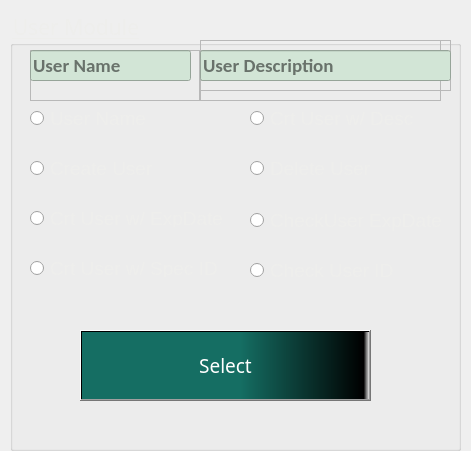
  <widget class="QFrame" name="m5_frame">
   <property name="geometry">
    <rect>
     <x>220</x>
     <y>90</y>
     <width>471</width>
     <height>451</height>
    </rect>
   </property>
   <property name="frameShape">
    <enum>QFrame::NoFrame</enum>
   </property>
   <property name="frameShadow">
    <enum>QFrame::Raised</enum>
   </property>
   <property name="lineWidth">
    <number>1</number>
   </property>
   <widget class="QGroupBox" name="groupBox_8">
    <property name="geometry">
     <rect>
      <x>10</x>
      <y>10</y>
      <width>451</width>
      <height>441</height>
     </rect>
    </property>
    <property name="font">
     <font>
      <family>Arial Rounded MT Bold</family>
      <pointsize>16</pointsize>
      <underline>true</underline>
     </font>
    </property>
    <property name="styleSheet">
     <string notr="true">color: rgb(238, 238, 236);</string>
    </property>
    <property name="title">
     <string>User Module</string>
    </property>
    <widget class="QRadioButton" name="feat1_m5_rb">
     <property name="geometry">
      <rect>
       <x>20</x>
       <y>100</y>
       <width>201</width>
       <height>17</height>
      </rect>
     </property>
     <property name="font">
      <font>
       <pointsize>14</pointsize>
      </font>
     </property>
     <property name="styleSheet">
      <string notr="true">color: rgb(238, 238, 236);</string>
     </property>
     <property name="text">
      <string>User Name</string>
     </property>
    </widget>
    <widget class="QRadioButton" name="feat5_m5_rb">
     <property name="geometry">
      <rect>
       <x>240</x>
       <y>100</y>
       <width>201</width>
       <height>17</height>
      </rect>
     </property>
     <property name="font">
      <font>
       <pointsize>14</pointsize>
      </font>
     </property>
     <property name="styleSheet">
      <string notr="true">color: rgb(238, 238, 236);</string>
     </property>
     <property name="text">
      <string>Crt User w/ Desc</string>
     </property>
     <property name="checkable">
      <bool>true</bool>
     </property>
     <property name="checked">
      <bool>false</bool>
     </property>
     <property name="autoRepeat">
      <bool>false</bool>
     </property>
    </widget>
    <widget class="QRadioButton" name="feat2_m5_rb">
     <property name="geometry">
      <rect>
       <x>20</x>
       <y>150</y>
       <width>201</width>
       <height>17</height>
      </rect>
     </property>
     <property name="font">
      <font>
       <pointsize>14</pointsize>
      </font>
     </property>
     <property name="styleSheet">
      <string notr="true">color: rgb(238, 238, 236);</string>
     </property>
     <property name="text">
      <string>Create User</string>
     </property>
    </widget>
    <widget class="QRadioButton" name="feat6_m5_rb">
     <property name="geometry">
      <rect>
       <x>240</x>
       <y>150</y>
       <width>201</width>
       <height>17</height>
      </rect>
     </property>
     <property name="font">
      <font>
       <pointsize>14</pointsize>
      </font>
     </property>
     <property name="styleSheet">
      <string notr="true">color: rgb(238, 238, 236);</string>
     </property>
     <property name="text">
      <string>Delete User</string>
     </property>
     <property name="checkable">
      <bool>true</bool>
     </property>
     <property name="checked">
      <bool>false</bool>
     </property>
     <property name="autoRepeat">
      <bool>false</bool>
     </property>
    </widget>
    <widget class="QRadioButton" name="feat3_m5_rb">
     <property name="geometry">
      <rect>
       <x>20</x>
       <y>200</y>
       <width>201</width>
       <height>17</height>
      </rect>
     </property>
     <property name="font">
      <font>
       <pointsize>14</pointsize>
      </font>
     </property>
     <property name="styleSheet">
      <string notr="true">color: rgb(238, 238, 236);</string>
     </property>
     <property name="text">
      <string>Crt User w/ ExpDate</string>
     </property>
    </widget>
    <widget class="QRadioButton" name="feat7_m5_rb">
     <property name="geometry">
      <rect>
       <x>240</x>
       <y>200</y>
       <width>201</width>
       <height>21</height>
      </rect>
     </property>
     <property name="font">
      <font>
       <pointsize>14</pointsize>
      </font>
     </property>
     <property name="styleSheet">
      <string notr="true">color: rgb(238, 238, 236);</string>
     </property>
     <property name="text">
      <string>CheckUser ExpDate</string>
     </property>
    </widget>
    <widget class="QPushButton" name="submit5_btn">
     <property name="geometry">
      <rect>
       <x>70</x>
       <y>320</y>
       <width>291</width>
       <height>71</height>
      </rect>
     </property>
     <property name="font">
      <font>
       <family>Arial Rounded MT Bold</family>
       <pointsize>14</pointsize>
      </font>
     </property>
     <property name="styleSheet">
      <string notr="true">background-color: qlineargradient(spread:pad, x1:0, y1:0, x2:1, y2:0, stop:0 rgba(21, 110, 99, 255), stop:0.55 rgba(21, 110, 99, 255), stop:0.98 rgba(0, 0, 0, 255), stop:1 rgba(0, 0, 0, 0));
color: rgb(255, 255, 255);</string>
     </property>
     <property name="text">
      <string>Select</string>
     </property>
     <property name="icon">
      <iconset>
       <normaloff>../.designer/.designer/C:/Users/HP/Desktop/Git_AI_Work/PYQT5_GUI/Student_Reg_form_Project/icon.jpg</normaloff>../.designer/.designer/C:/Users/HP/Desktop/Git_AI_Work/PYQT5_GUI/Student_Reg_form_Project/icon.jpg</iconset>
     </property>
    </widget>
    <widget class="QRadioButton" name="feat8_m5_rb">
     <property name="geometry">
      <rect>
       <x>240</x>
       <y>250</y>
       <width>201</width>
       <height>21</height>
      </rect>
     </property>
     <property name="font">
      <font>
       <pointsize>14</pointsize>
      </font>
     </property>
     <property name="styleSheet">
      <string notr="true">color: rgb(238, 238, 236);</string>
     </property>
     <property name="text">
      <string>Check User ID</string>
     </property>
    </widget>
    <widget class="QRadioButton" name="feat4_m5_rb">
     <property name="geometry">
      <rect>
       <x>20</x>
       <y>250</y>
       <width>201</width>
       <height>17</height>
      </rect>
     </property>
     <property name="font">
      <font>
       <pointsize>14</pointsize>
      </font>
     </property>
     <property name="styleSheet">
      <string notr="true">color: rgb(238, 238, 236);</string>
     </property>
     <property name="text">
      <string>Crt User w/ Spec ID</string>
     </property>
    </widget>
    <widget class="QFrame" name="ff1">
     <property name="geometry">
      <rect>
       <x>20</x>
       <y>40</y>
       <width>170</width>
       <height>51</height>
      </rect>
     </property>
     <property name="frameShape">
      <enum>QFrame::StyledPanel</enum>
     </property>
     <property name="frameShadow">
      <enum>QFrame::Raised</enum>
     </property>
     <widget class="QLineEdit" name="u_name">
      <property name="geometry">
       <rect>
        <x>0</x>
        <y>0</y>
        <width>161</width>
        <height>31</height>
       </rect>
      </property>
      <property name="font">
       <font>
        <family>Calibri</family>
        <pointsize>14</pointsize>
        <weight>75</weight>
        <bold>true</bold>
       </font>
      </property>
      <property name="styleSheet">
       <string notr="true">color: rgb(0, 0, 0);
background-color: rgb(210, 229, 214);</string>
      </property>
      <property name="maxLength">
       <number>25</number>
      </property>
      <property name="placeholderText">
       <string>User Name</string>
      </property>
     </widget>
    </widget>
    <widget class="QFrame" name="ff2">
     <property name="geometry">
      <rect>
       <x>190</x>
       <y>30</y>
       <width>241</width>
       <height>61</height>
      </rect>
     </property>
     <property name="frameShape">
      <enum>QFrame::StyledPanel</enum>
     </property>
     <property name="frameShadow">
      <enum>QFrame::Raised</enum>
     </property>
     <widget class="QDateEdit" name="u_date">
      <property name="geometry">
       <rect>
        <x>0</x>
        <y>10</y>
        <width>161</width>
        <height>31</height>
       </rect>
      </property>
      <property name="font">
       <font>
        <weight>75</weight>
        <bold>true</bold>
       </font>
      </property>
      <property name="styleSheet">
       <string notr="true">color: rgb(0, 0, 0);
background-color: rgb(210, 229, 214);</string>
      </property>
     </widget>
    </widget>
    <widget class="QFrame" name="ff3">
     <property name="geometry">
      <rect>
       <x>190</x>
       <y>30</y>
       <width>251</width>
       <height>51</height>
      </rect>
     </property>
     <property name="frameShape">
      <enum>QFrame::StyledPanel</enum>
     </property>
     <property name="frameShadow">
      <enum>QFrame::Raised</enum>
     </property>
     <widget class="QLineEdit" name="u_id">
      <property name="geometry">
       <rect>
        <x>0</x>
        <y>10</y>
        <width>161</width>
        <height>31</height>
       </rect>
      </property>
      <property name="font">
       <font>
        <family>Calibri</family>
        <pointsize>14</pointsize>
        <weight>75</weight>
        <bold>true</bold>
       </font>
      </property>
      <property name="styleSheet">
       <string notr="true">color: rgb(0, 0, 0);
background-color: rgb(210, 229, 214);</string>
      </property>
      <property name="maxLength">
       <number>10</number>
      </property>
      <property name="placeholderText">
       <string>User ID</string>
      </property>
     </widget>
    </widget>
    <widget class="QFrame" name="ff4">
     <property name="geometry">
      <rect>
       <x>190</x>
       <y>30</y>
       <width>251</width>
       <height>51</height>
      </rect>
     </property>
     <property name="frameShape">
      <enum>QFrame::StyledPanel</enum>
     </property>
     <property name="frameShadow">
      <enum>QFrame::Raised</enum>
     </property>
     <widget class="QLineEdit" name="u_desc">
      <property name="geometry">
       <rect>
        <x>0</x>
        <y>10</y>
        <width>251</width>
        <height>31</height>
       </rect>
      </property>
      <property name="font">
       <font>
        <family>Calibri</family>
        <pointsize>14</pointsize>
        <weight>75</weight>
        <bold>true</bold>
       </font>
      </property>
      <property name="styleSheet">
       <string notr="true">color: rgb(0, 0, 0);
background-color: rgb(210, 229, 214);</string>
      </property>
      <property name="maxLength">
       <number>50</number>
      </property>
      <property name="placeholderText">
       <string>User Description</string>
      </property>
     </widget>
    </widget>
   </widget>
  </widget>
